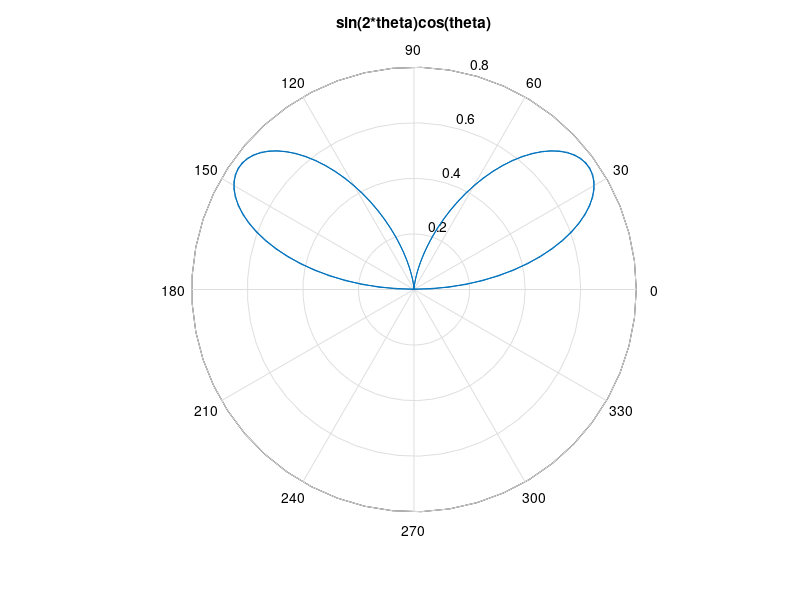

Write the MATLAB code that produced this figure.
%{
3.5
Create a polar plot of the function r(theta) = sin(2theta)cos(theta)
for 0 <= theta <= 2pi.
%}

theta = linspace(0, 2*pi);
r = sin(2.*theta).*cos(theta);
polar(theta, r)
title('sin(2*theta)cos(theta)')